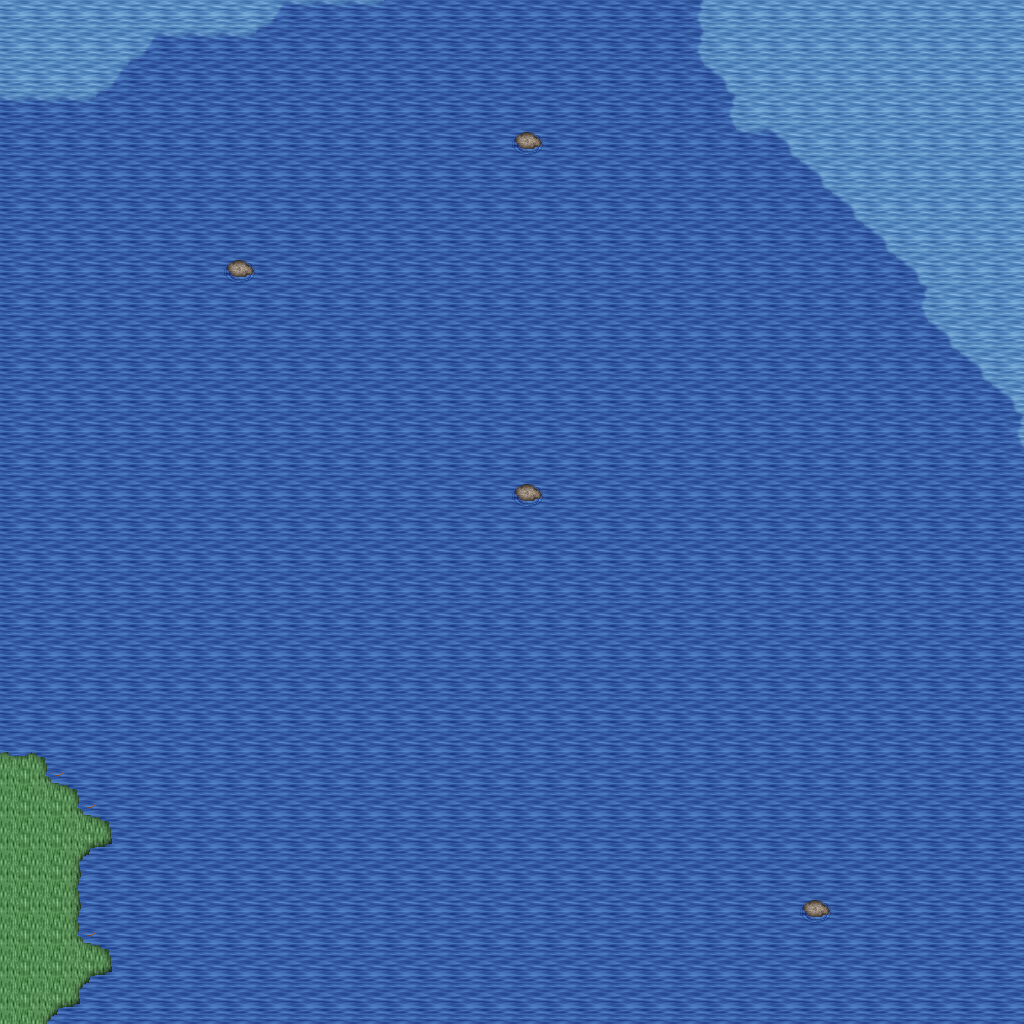

This game map was drawn from its Tiled (.tmx) file and the tilesets committed beside it. A one-line description and the trimmed map source follow:
An orthogonal 32x32 tile map with 32x32 px tiles, 5 tile layers (Ground, Objects, Objects2, Above, ...), 1 hidden layer not drawn, 33 tilesets.

<map version="1.10" tiledversion="1.11.0" orientation="orthogonal" renderorder="right-down" width="32" height="32" tilewidth="32" tileheight="32" infinite="0" nextlayerid="11" nextobjectid="1">
 <tileset firstgid="1" name="ground_ground" tilewidth="32" tileheight="32" tilecount="33" columns="3">
  <image source="../drawable/ground_ground.png" width="96" height="352" />
 </tileset>
 <tileset firstgid="34" name="ground_ice_ice" tilewidth="32" tileheight="32" tilecount="3" columns="3">
  <image source="../drawable/ground_ice_ice.png" width="96" height="32" />
 </tileset>
 <tileset firstgid="37" name="ground_water_pool" tilewidth="32" tileheight="32" tilecount="72" columns="3">
  <image source="../drawable/ground_water_pool.png" width="96" height="768" />
 </tileset>
 <tileset firstgid="109" name="ground_grass_edges" tilewidth="32" tileheight="32" tilecount="36" columns="12">
  <image source="../drawable/ground_grass_edges.png" width="384" height="96" />
 </tileset>
 <tileset firstgid="145" name="ground_ridge_ice_2" tilewidth="32" tileheight="32" tilecount="42" columns="7">
  <image source="../drawable/ground_ridge_ice_2.png" width="224" height="192" />
 </tileset>
 <tileset firstgid="187" name="ground_ridge_earth_dark" tilewidth="32" tileheight="32" tilecount="96" columns="12">
  <image source="../drawable/ground_ridge_earth_dark.png" width="384" height="256" />
 </tileset>
 <tileset firstgid="283" name="ground_rock_pebbles" tilewidth="32" tileheight="32" tilecount="3" columns="1">
  <image source="../drawable/ground_rock_pebbles.png" width="32" height="96" />
 </tileset>
 <tileset firstgid="286" name="plant_grasses" tilewidth="32" tileheight="32" tilecount="6" columns="3">
  <image source="../drawable/plant_grasses.png" width="96" height="64" />
 </tileset>
 <tileset firstgid="292" name="plant_bush_bushes" tilewidth="32" tileheight="32" tilecount="10" columns="5">
  <image source="../drawable/plant_bush_bushes.png" width="160" height="64" />
 </tileset>
 <tileset firstgid="302" name="ground_cobbled_paving" tilewidth="32" tileheight="32" tilecount="1" columns="1">
  <image source="../drawable/ground_cobbled_paving.png" width="32" height="32" />
 </tileset>
 <tileset firstgid="303" name="ground_grass_corners" tilewidth="32" tileheight="32" tilecount="24" columns="6">
  <image source="../drawable/ground_grass_corners.png" width="192" height="128" />
 </tileset>
 <tileset firstgid="327" name="plant_flower_daisy_white" tilewidth="32" tileheight="32" tilecount="8" columns="2">
  <image source="../drawable/plant_flower_daisy_white.png" width="64" height="128" />
 </tileset>
 <tileset firstgid="335" name="plant_flower_daisy_blue" tilewidth="32" tileheight="32" tilecount="8" columns="2">
  <image source="../drawable/plant_flower_daisy_blue.png" width="64" height="128" />
 </tileset>
 <tileset firstgid="343" name="item_armor_sword_rack" tilewidth="32" tileheight="32" tilecount="4" columns="2">
  <image source="../drawable/item_armor_sword_rack.png" width="64" height="64" />
 </tileset>
 <tileset firstgid="347" name="plant_stump_small_stump" tilewidth="32" tileheight="32" tilecount="4" columns="2">
  <image source="../drawable/plant_stump_small_stump.png" width="64" height="64" />
 </tileset>
 <tileset firstgid="351" name="item_postbox" tilewidth="32" tileheight="32" tilecount="4" columns="2">
  <image source="../drawable/item_postbox.png" width="64" height="64" />
 </tileset>
 <tileset firstgid="355" name="item_armor_weapons_rack" tilewidth="32" tileheight="32" tilecount="18" columns="9">
  <image source="../drawable/item_armor_weapons_rack.png" width="288" height="64" />
 </tileset>
 <tileset firstgid="373" name="item_pot_pot_golden_centred" tilewidth="32" tileheight="32" tilecount="3" columns="3">
  <image source="../drawable/item_pot_pot_golden_centred.png" width="96" height="32" />
 </tileset>
 <tileset firstgid="376" name="logic_creature_orc" tilewidth="32" tileheight="32" tilecount="6" columns="6">
  <image source="../drawable/logic_creature_orc.png" width="192" height="32" />
 </tileset>
 <tileset firstgid="382" name="logic_creature_animal" tilewidth="32" tileheight="32" tilecount="32" columns="8">
  <image source="../drawable/logic_creature_animal.png" width="256" height="128" />
 </tileset>
 <tileset firstgid="414" name="logic_creature_gnome" tilewidth="32" tileheight="32" tilecount="6" columns="6">
  <image source="../drawable/logic_creature_gnome.png" width="192" height="32" />
 </tileset>
 <tileset firstgid="420" name="logic_portal" tilewidth="32" tileheight="32" tilecount="24" columns="8">
  <image source="../drawable/logic_portal.png" width="256" height="96" />
 </tileset>
 <tileset firstgid="444" name="logic_collision" tilewidth="32" tileheight="32" tilecount="1" columns="1">
  <image source="../drawable/logic_collision.png" width="32" height="32" />
 </tileset>
 <tileset firstgid="445" name="logic_creature_frogman" tilewidth="32" tileheight="32" tilecount="3" columns="3">
  <image source="../drawable/logic_creature_frogman.png" width="96" height="32" />
 </tileset>
 <tileset firstgid="448" name="ground_water_swamp_water" tilewidth="32" tileheight="32" tilecount="33" columns="3">
  <image source="../drawable/ground_water_swamp_water.png" width="96" height="352" />
 </tileset>
 <tileset firstgid="481" name="plant_grasses_swamp" tilewidth="32" tileheight="32" tilecount="42" columns="6">
  <image source="../drawable/plant_grasses_swamp.png" width="192" height="224" />
 </tileset>
 <tileset firstgid="523" name="plant_stump_hollow_logs" tilewidth="32" tileheight="32" tilecount="6" columns="3">
  <image source="../drawable/plant_stump_hollow_logs.png" width="96" height="64" />
 </tileset>
 <tileset firstgid="529" name="plant_tree_tree_darkgreen" tilewidth="32" tileheight="32" tilecount="88" columns="8">
  <image source="../drawable/plant_tree_tree_darkgreen.png" width="256" height="352" />
 </tileset>
 <tileset firstgid="617" name="plant_tree_dead_tree_3" tilewidth="32" tileheight="32" tilecount="16" columns="4">
  <image source="../drawable/plant_tree_dead_tree_3.png" width="128" height="128" />
 </tileset>
 <tileset firstgid="633" name="building_chimney_smoke" tilewidth="32" tileheight="32" tilecount="40" columns="4">
  <image source="../drawable/building_chimney_smoke.png" width="128" height="320" />
 </tileset>
 <tileset firstgid="673" name="building_huts" tilewidth="32" tileheight="32" tilecount="338" columns="26">
  <image source="../drawable/building_huts.png" width="832" height="416" />
 </tileset>
 <tileset firstgid="1011" name="logic_creature_fowl" tilewidth="32" tileheight="32" tilecount="6" columns="6">
  <image source="../drawable/logic_creature_fowl.png" width="192" height="32" />
 </tileset>
 <tileset firstgid="1017" name="logic_creature_elemental" tilewidth="32" tileheight="32" tilecount="16" columns="8">
  <image source="../drawable/logic_creature_elemental.png" width="256" height="64" />
 </tileset>
 <layer id="1" name="Ground" width="32" height="32">
  <data>[1024 cells, 1024 non-empty, 3 distinct tile ids]</data>
 </layer>
 <layer id="2" name="Objects" width="32" height="32">
  <data>[1024 cells, 47 non-empty, 11 distinct tile ids]</data>
 </layer>
 <layer id="3" name="Objects2" width="32" height="32">
  <data>[1024 cells, 0 non-empty, 0 distinct tile ids]</data>
 </layer>
 <layer id="4" name="Above" width="32" height="32">
  <data>[1024 cells, 0 non-empty, 0 distinct tile ids]</data>
 </layer>
 <layer id="5" name="Above2" width="32" height="32">
  <data>[1024 cells, 0 non-empty, 0 distinct tile ids]</data>
 </layer>
 <layer id="6" name="Walkable" width="32" height="32" visible="0">
  <data>[1024 cells, 922 non-empty, 1 distinct tile ids]</data>
 </layer>
 <objectgroup id="7" name="Mapevents" />
 <objectgroup id="8" name="Spawn" />
 <objectgroup id="9" name="Keys" />
 <objectgroup id="10" name="Replace" />
</map>
